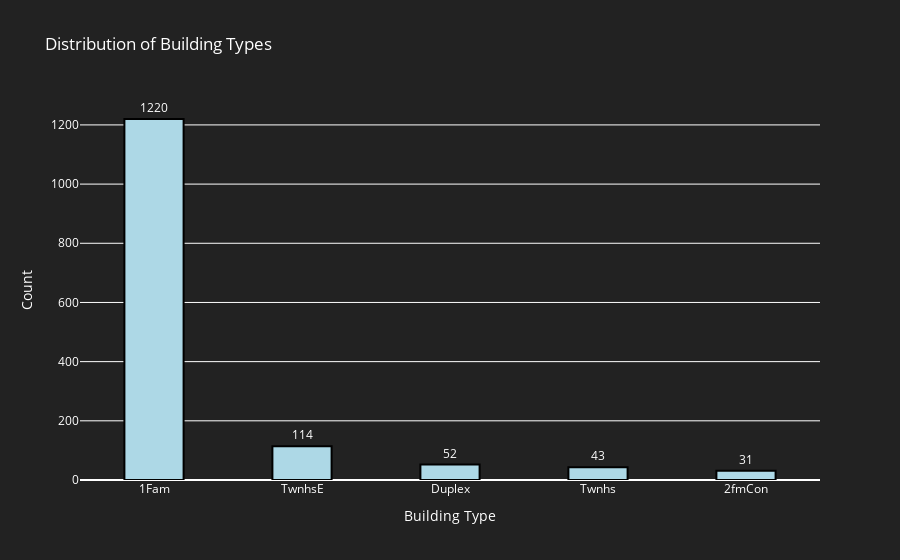
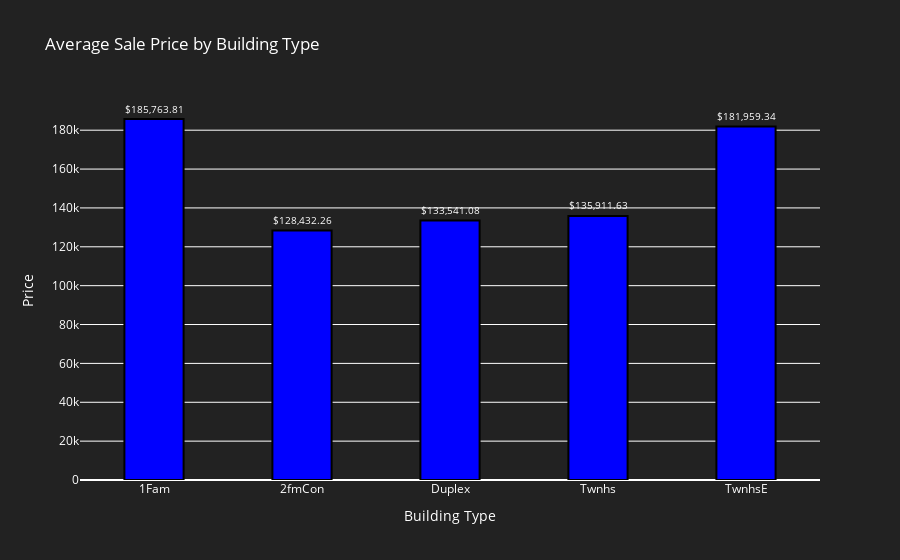

The notebook cell saved with these charts, in order:
### Code cell
import plotly.graph_objects as go

# Distribution of dwelling types
dwelling_types = df['BldgType'].value_counts()

fig1 = go.Figure(data=[go.Bar(
    x=dwelling_types.index,
    y=dwelling_types.values,
    marker_color=['lightblue', 'lightblue', 'lightblue', 'lightblue', 'lightblue'],  # Light blue color for bars
    text=dwelling_types.values,
    textposition='outside',
    width=0.4,
    marker=dict(line=dict(width=2, color='rgba(0,0,0,1)'), opacity=1)
)])

fig1.update_layout(
    title='Distribution of Building Types',
    xaxis_title='Building Type',
    yaxis_title='Count',
    plot_bgcolor='rgba(34, 34, 34, 1)',
    paper_bgcolor='rgba(34, 34, 34, 1)',
    font=dict(color='white')
)

# Average Sale Price by Building Type
dwelling_prices = df.groupby('BldgType')['SalePrice'].mean()
formatted_dwelling_prices = ['$' + f'{value:,.2f}' for value in dwelling_prices.values]

fig2 = go.Figure(data=[go.Bar(
    x=dwelling_prices.index,
    y=dwelling_prices.values,
    marker_color=['blue', 'blue', 'blue', 'blue', 'blue'],  # Blue color for bars
    text=formatted_dwelling_prices,
    textposition='outside',
    width=0.4,
    marker=dict(line=dict(width=2, color='rgba(0,0,0,1)'), opacity=1)
)])

fig2.update_layout(
    title='Average Sale Price by Building Type',
    xaxis_title='Building Type',
    yaxis_title='Price',
    plot_bgcolor='rgba(34, 34, 34, 1)',
    paper_bgcolor='rgba(34, 34, 34, 1)',
    font=dict(color='white')
)

# Show the figures
fig1.show()
fig2.show()

### Figure 1 — Plotly figure (JSON) as saved in the notebook; plotly's stock layout.template omitted (floating-point values rounded to 4 significant figures)
{"data": [{"marker": {"color": ["lightblue", "lightblue", "lightblue", "lightblue", "lightblue"], "line": {"color": "rgba(0,0,0,1)", "width": 2}, "opacity": 1}, "text": [1220, 114, 52, 43, 31], "textposition": "outside", "type": "bar", "width": 0.4, "x": ["1Fam", "TwnhsE", "Duplex", "Twnhs", "2fmCon"], "y": [1220, 114, 52, 43, 31]}], "layout": {"font": {"color": "white"}, "paper_bgcolor": "rgba(34, 34, 34, 1)", "plot_bgcolor": "rgba(34, 34, 34, 1)", "title": {"text": "Distribution of Building Types"}, "xaxis": {"title": {"text": "Building Type"}}, "yaxis": {"title": {"text": "Count"}}}}

### Figure 2 — Plotly figure (JSON) as saved in the notebook; plotly's stock layout.template omitted (floating-point values rounded to 4 significant figures)
{"data": [{"marker": {"color": ["blue", "blue", "blue", "blue", "blue"], "line": {"color": "rgba(0,0,0,1)", "width": 2}, "opacity": 1}, "text": ["$185,763.81", "$128,432.26", "$133,541.08", "$135,911.63", "$181,959.34"], "textposition": "outside", "type": "bar", "width": 0.4, "x": ["1Fam", "2fmCon", "Duplex", "Twnhs", "TwnhsE"], "y": [185800.0, 128400.0, 133500.0, 135900.0, 182000.0]}], "layout": {"font": {"color": "white"}, "paper_bgcolor": "rgba(34, 34, 34, 1)", "plot_bgcolor": "rgba(34, 34, 34, 1)", "title": {"text": "Average Sale Price by Building Type"}, "xaxis": {"title": {"text": "Building Type"}}, "yaxis": {"title": {"text": "Price"}}}}
